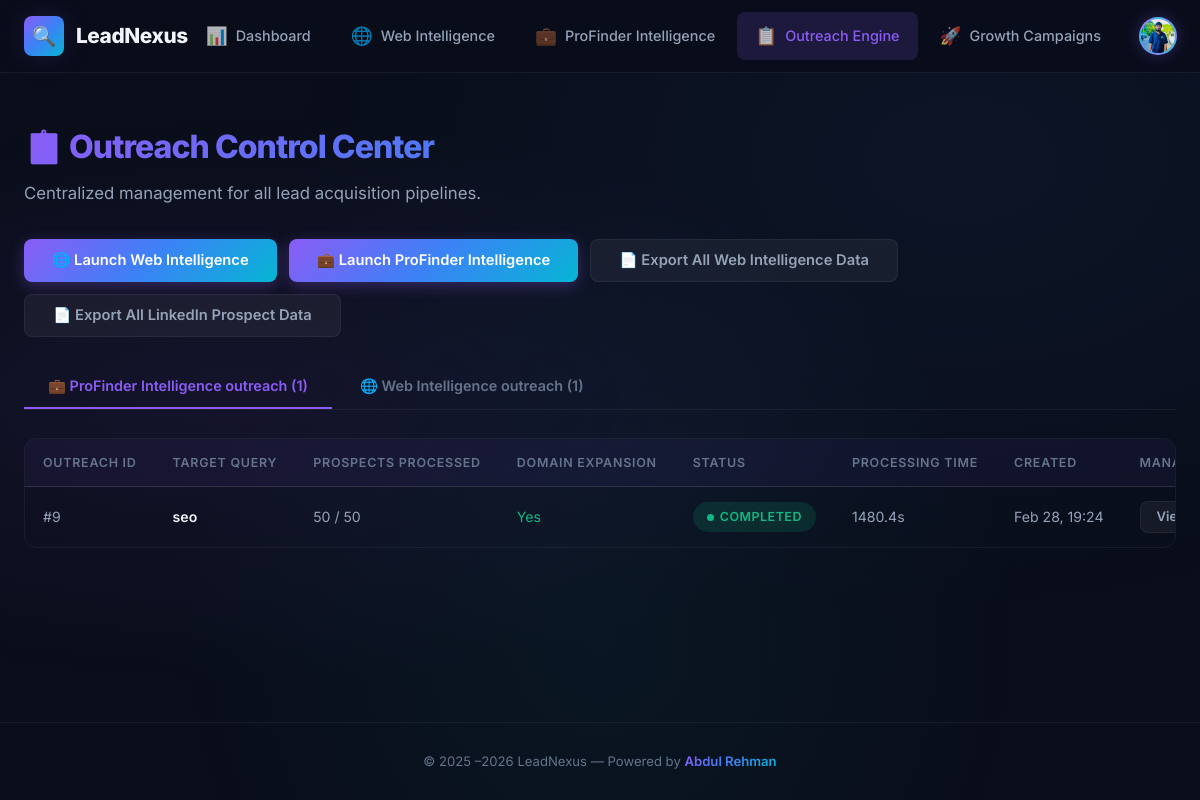
The app's page /jobs/ (signed in) with its own data.
### core/models.py (models this page shows, shortened)
class UserProfile(models.Model):
    user = models.OneToOneField(User, on_delete=models.CASCADE, related_name='profile')
    avatar = models.ImageField(upload_to='avatars/', null=True, blank=True)
    bio = models.TextField(max_length=500, blank=True)

class LinkedInScrapeJob(models.Model):
    STATUS_CHOICES = [
        ('pending',   'Pending'),
        ('running',   'Running'),
        ('completed', 'Completed'),
        ('failed',    'Failed'),
        ('cancelled', 'Cancelled'),
    ]
    niche           = models.CharField(max_length=500, help_text="Search niche / keywords")
    max_profiles    = models.PositiveIntegerField(default=50, help_text="Max profiles to scrape")
    scrape_websites = models.BooleanField(default=True, help_text="Also visit & scrape company websites")
    headless        = models.BooleanField(default=False, help_text="Run Chrome in headless mode")
    account = models.ForeignKey(
        LinkedInAccount,
        on_delete=models.SET_NULL,
        null=True,
        blank=True,
        related_name='jobs',
        help_text="Stored LinkedIn account to use for this job"
    )
    linkedin_email    = models.CharField(max_length=255, blank=True, default='', help_text="Manual email (overridden if account selected)")
    linkedin_password = models.CharField(max_length=255, blank=True, default='', help_text="Manual password (overridden if account selected)")
    status        = models.CharField(max_length=20, choices=STATUS_CHOICES, default='pending', db_index=True)
    error_message = models.TextField(blank=True, default='')
    progress      = models.PositiveIntegerField(default=0, help_text="Profiles scraped so far")
    created_at   = models.DateTimeField(auto_now_add=True)
    started_at   = models.DateTimeField(null=True, blank=True)
    completed_at = models.DateTimeField(null=True, blank=True)
    class Meta:
        ordering = ['-created_at']
        verbose_name = 'LinkedIn Scrape Job'
    @property
    def duration_seconds(self):
        if self.started_at and self.completed_at:
            return (self.completed_at - self.started_at).total_seconds()
        return None

### core/template_views.py (the view)
# urls.py: path('jobs/',                  template_views.all_jobs_page,        name='all-jobs'),
@login_required
def all_jobs_page(request):
    from django.core.paginator import Paginator
    website_jobs_list  = ScrapeJob.objects.all().order_by('-created_at')
    linkedin_jobs_list = LinkedInScrapeJob.objects.all().order_by('-created_at')
    paginator_linkedin = Paginator(linkedin_jobs_list, 10)
    page_li = request.GET.get('page_li')
    linkedin_jobs = paginator_linkedin.get_page(page_li)
    paginator_web = Paginator(website_jobs_list, 10)
    page_web = request.GET.get('page_web')
    website_jobs = paginator_web.get_page(page_web)
    return render(request, 'all_jobs.html', {
        'active_page':    'jobs',
        'website_jobs':   website_jobs,
        'linkedin_jobs':  linkedin_jobs,
        'total_web_jobs': website_jobs_list.count(),
        'total_li_jobs': linkedin_jobs_list.count(),
    })

### core/models.py (called while the page is built)
    @property
    def duration_seconds(self):
        if self.started_at and self.completed_at:
            return (self.completed_at - self.started_at).total_seconds()
        return None

### templates/all_jobs.html (shortened to what this page needs)
{% extends "base.html" %}
{% block content %}
<div class="page-header">
    <h1 class="page-title">📋 Outreach Control Center</h1>
    <p class="page-subtitle">Centralized management for all lead acquisition pipelines.</p>
</div>
<div class="btn-group" style="margin-bottom: 28px;">
    <a href="/website-scraper/" class="btn btn-primary">🌐 Launch Web Intelligence</a>
    <a href="/linkedin-scraper/" class="btn btn-primary">💼 Launch ProFinder Intelligence</a>
    <a href="/api/export/csv/" class="btn btn-secondary">📄 Export All Web Intelligence Data</a>
    <a href="/api/export/linkedin/csv/" class="btn btn-secondary">📄 Export All LinkedIn Prospect Data</a>
</div>
<div class="tabs-container">
    <div class="tabs">
        <button class="tab-btn active" data-tab="linkedinJobs">
            💼 ProFinder Intelligence outreach ({{ total_li_jobs }})
        </button>
        <button class="tab-btn" data-tab="websiteJobs">
            🌐 Web Intelligence outreach ({{ total_web_jobs }})
        </button>
    </div>
    <div class="tab-content active" id="linkedinJobs">
        {% if linkedin_jobs %}
        <div class="table-wrapper">
            <table class="data-table">
                <thead>
                    <tr>
                        <th>Outreach ID</th>
                        <th>Target Query</th>
                        <th>Prospects Processed</th>
                        <th>Domain Expansion</th>
                        <th>Status</th>
                        <th>Processing Time</th>
                        <th>Created</th>
                        <th>Manage</th>
                    </tr>
                </thead>
                <tbody>
                    {% for job in linkedin_jobs %}
                    <tr>
                        <td>#{{ job.id }}</td>
                        <td class="cell-name">{{ job.niche|truncatechars:40 }}</td>
                        <td>{{ job.progress }} / {{ job.max_profiles }}</td>
                        <td>
                            {% if job.scrape_websites %}
                                <span style="color: var(--accent-green);">Yes</span>
                            {% else %}
                                <span style="color: var(--text-muted);">No</span>
                            {% endif %}
                        </td>
                        <td>
                            <span class="badge badge-{{ job.status }}">
                                <span class="badge-dot"></span> {{ job.status }}
                            </span>
                        </td>
                        <td>
                            {% if job.duration_seconds %}
                                {{ job.duration_seconds|floatformat:1 }}s
                            {% else %}
                                —
                            {% endif %}
                        </td>
                        <td>{{ job.created_at|date:"M d, H:i" }}</td>
                        <td>
                            <a href="/linkedin-job/{{ job.id }}/" class="btn btn-secondary btn-sm">View →</a>
                        </td>
                    </tr>
                    {% endfor %}
                </tbody>
            </table>
        </div>
        {% else %}
        <div class="empty-state">
            <div class="empty-icon">💼</div>
            <h3>No LinkedIn jobs yet</h3>
            <p>Start scraping from the <a href="/linkedin-scraper/">ProFinder</a> page.</p>
        </div>
        {% endif %}
    </div>
</div>
{% endblock %}

### templates/base.html (shortened to what this page needs)
{% load static %}
<!DOCTYPE html>
<html lang="en">
<head>
    <link rel="stylesheet" href="{% static 'css/style.css' %}">
</head>
<body>
    <div class="app-wrapper">
        <nav class="navbar">
            <div class="container navbar-inner">
                <a href="/" class="navbar-brand">
                    <div class="brand-icon">🔍</div>
                    LeadNexus
                </a>
                <ul class="navbar-nav">
                    <li>
                        <a href="/" class="nav-link {% if active_page == 'dashboard' %}active{% endif %}">
                            <span class="nav-icon">📊</span> Dashboard
                        </a>
                    </li>
                    <li>
                        <a href="/website-scraper/" class="nav-link {% if active_page == 'website-scraper' %}active{% endif %}">
                            <span class="nav-icon">🌐</span> Web Intelligence
                        </a>
                    </li>
                    <li>
                        <a href="/linkedin-scraper/" class="nav-link {% if active_page == 'linkedin-scraper' %}active{% endif %}">
                            <span class="nav-icon">💼</span> ProFinder Intelligence
                        </a>
                    </li>
                    <li>
                        <a href="/jobs/" class="nav-link {% if active_page == 'jobs' %}active{% endif %}">
                            <span class="nav-icon">📋</span> Outreach Engine
                        </a>
                    </li>
                    <li>
                        <a href="{% url 'mail-dashboard' %}" class="nav-link {% if active_page == 'campaigns' %}active{% endif %}">
                            <span class="nav-icon">🚀</span> Growth Campaigns
                        </a>
                    </li>
                </ul>
                {% if user.is_authenticated %}
                <div class="user-menu">
                    <div class="profile-circle" style="padding:0; overflow:hidden;">
                        {% if user.profile.avatar %}
                            <img src="{{ user.profile.avatar.url }}" style="width:100%; height:100%; object-fit:cover;">
                        {% else %}
                            {{ user.username|slice:":1" }}
                        {% endif %}
                    </div>
                </div>
                {% endif %}
            </div>
        </nav>
        <main class="container content-section">
            {% block content %}{% endblock %}
        </main>
        <footer class="footer">
            <div class="container">
                <p>
                    &copy; 2025 –{% now "Y" %} LeadNexus &mdash; Powered by
                    <span class="powered-by">Abdul Rehman</span>
                </p>
            </div>
        </footer>
    </div>
</body>
</html>

### records on screen
LinkedInScrapeJob: id "9", niche "seo", progress "50", max_profiles "50", scrape_websites "Yes", status "COMPLETED", duration_seconds "1480.4", created_at "Feb 28, 19:24"

### other values on screen
{{ total_li_jobs }} "1"
{{ total_web_jobs }} "1"
